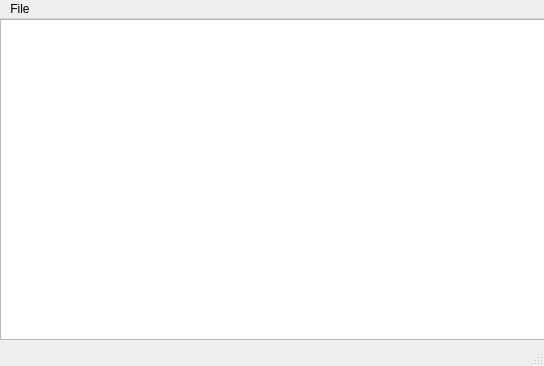
<?xml version="1.0" encoding="UTF-8"?>
<ui version="4.0">
 <class>MainWindow</class>
 <widget class="QMainWindow" name="MainWindow">
  <property name="geometry">
   <rect>
    <x>0</x>
    <y>0</y>
    <width>544</width>
    <height>366</height>
   </rect>
  </property>
  <property name="cursor">
   <cursorShape>PointingHandCursor</cursorShape>
  </property>
  <property name="windowTitle">
   <string>MainWindow</string>
  </property>
  <widget class="QWidget" name="centralwidget">
   <widget class="QTextEdit" name="textEdit">
    <property name="geometry">
     <rect>
      <x>0</x>
      <y>0</y>
      <width>551</width>
      <height>321</height>
     </rect>
    </property>
    <property name="html">
     <string>&lt;!DOCTYPE HTML PUBLIC &quot;-//W3C//DTD HTML 4.0//EN&quot; &quot;http://www.w3.org/TR/REC-html40/strict.dtd&quot;&gt;
&lt;html&gt;&lt;head&gt;&lt;meta name=&quot;qrichtext&quot; content=&quot;1&quot; /&gt;&lt;style type=&quot;text/css&quot;&gt;
p, li { white-space: pre-wrap; }
&lt;/style&gt;&lt;/head&gt;&lt;body style=&quot; font-family:'MS Shell Dlg 2'; font-size:8.25pt; font-weight:400; font-style:normal;&quot;&gt;
&lt;p style=&quot;-qt-paragraph-type:empty; margin-top:0px; margin-bottom:0px; margin-left:0px; margin-right:0px; -qt-block-indent:0; text-indent:0px;&quot;&gt;&lt;br /&gt;&lt;/p&gt;&lt;/body&gt;&lt;/html&gt;</string>
    </property>
   </widget>
  </widget>
  <widget class="QMenuBar" name="menubar">
   <property name="geometry">
    <rect>
     <x>0</x>
     <y>0</y>
     <width>544</width>
     <height>21</height>
    </rect>
   </property>
   <widget class="QMenu" name="menuFilw">
    <property name="title">
     <string>File</string>
    </property>
    <addaction name="actionOpen"/>
    <addaction name="actionCopy"/>
    <addaction name="actionPast"/>
    <addaction name="actionSave"/>
   </widget>
   <addaction name="menuFilw"/>
  </widget>
  <widget class="QStatusBar" name="statusbar"/>
  <action name="actionCopy">
   <property name="text">
    <string>Copy</string>
   </property>
   <property name="shortcut">
    <string>Ctrl+C</string>
   </property>
   <property name="shortcutContext">
    <enum>Qt::WindowShortcut</enum>
   </property>
  </action>
  <action name="actionSave">
   <property name="text">
    <string>Save</string>
   </property>
   <property name="shortcut">
    <string>Ctrl+S</string>
   </property>
  </action>
  <action name="actionPast">
   <property name="text">
    <string>Past</string>
   </property>
   <property name="shortcut">
    <string>Ctrl+V</string>
   </property>
  </action>
  <action name="actionOpen">
   <property name="text">
    <string>Open</string>
   </property>
   <property name="shortcut">
    <string>Ctrl+O</string>
   </property>
  </action>
 </widget>
 <resources/>
 <connections/>
</ui>
